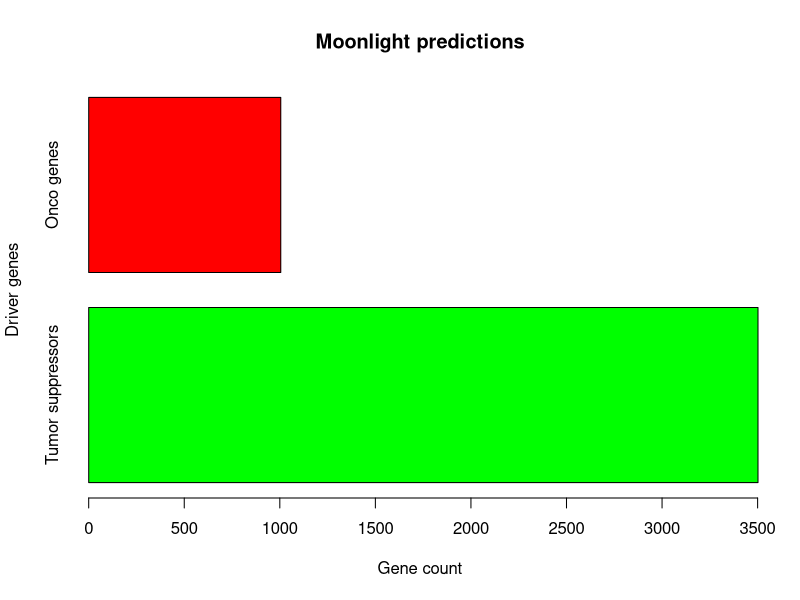

R code for this plot:
#Moonlight plots


#library(UpSetR)

jpeg("BarplotMoonlightGenes2.png", width = 350, height = 350)
#loads list of found driver genes
DataTS <- read.csv("../results/Moon_CancerGenes_EB_TSG.csv")
DataOC <- read.csv("../results/Moon_CancerGenes_EB_OCG.csv")

#countshow many genese defined as both a tumoor supprosr and an onco gene by moonlight

Dualcount <- length(intersect(DataTS$x,DataOC$x))
TScount <- length(DataTS$x)
OCcount <- length(DataOC$x)



#creates an input list for Upset
#listinput <- list("Tomor Suppresor"=c(rep(1,length(DataTS$x)-dual),rep(3,dual)), "onco genes"=c(rep(2,length(DataOC$x)-dual),rep(3,dual)))
#plotmoon=upset(fromList(listinput))




GeneDriverBarPlot=barplot(c(TScount,OCcount),
        main = "Moonlight predictions",
        xlab = "Gene count",
        ylab = "Driver genes",
        names.arg = c("Tumor suppressors","Onco genes"),
        col = c("green","red"),
        horiz = TRUE)
#ggsave(filename = "BarplotMoonlightGenes.pdf")


dev.off()
